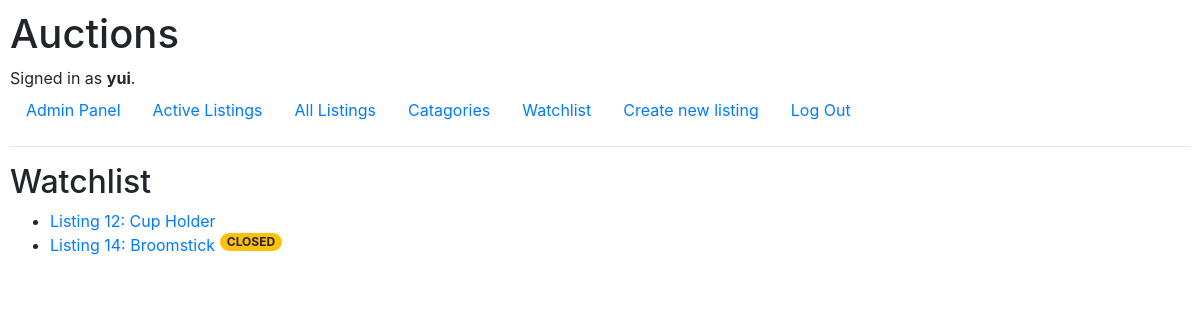
Screenshot of /watchlist (signed in) with the database file from the repository.
### auctions/models.py (models this page shows)
class User(AbstractUser):
    watchlist = models.ManyToManyField('Listing', blank=True, related_name="watchlist")

class Listing(models.Model):
    title = models.CharField(max_length=64)
    description = models.TextField(blank=True)
    price = models.DecimalField(max_digits=7, decimal_places=2)
    image = models.ImageField(blank=True, null=True, upload_to="images/")
    created = models.DateTimeField(auto_now_add=True)
    user = models.ForeignKey(User, on_delete=models.CASCADE)
    active = models.BooleanField(default=True)
    catagory = models.ManyToManyField(Catagory, blank=True, related_name="catagory")
    def __str__(self):
        return f"Listing {self.id}: {self.title}"

### auctions/views.py (the view)
# urls.py: path("watchlist", views.watchlist, name="watchlist"),
@login_required(login_url="auctions:login")
def watchlist(request):
    user = request.user
    listings = user.watchlist.all()
    return render(request, "auctions/watchlist.html", {
        "listings": listings
    })

### auctions/templates/auctions/watchlist.html
{% extends "auctions/layout.html" %}
{% block body %}
    <h2>Watchlist</h2>
    <ul>
        {% for listing in listings %}
        <li>
            <a href="{% url 'auctions:listing' listing.id %} ">{{listing}}</a>
            {% if not listing.active %}
            <span class="badge badge-pill badge-warning align-top text-uppercase">closed</span>
            {% endif %}
        </li>
        {% empty %}
        <li>No watchlist</li>
        {% endfor %}
    </ul>
{% endblock %}

### auctions/templates/auctions/layout.html (shortened to what this page needs)
{% load static %}
<!DOCTYPE html>
<html lang="en">
    <head>
        <link rel="stylesheet" href="https://stackpath.bootstrapcdn.com/bootstrap/4.4.1/css/bootstrap.min.css">
        <link href="{% static 'auctions/styles.css' %}" rel="stylesheet">
    </head>
    <body>
        <h1>Auctions</h1>
        <div>
            {% if user.is_authenticated %}
                Signed in as <strong>{{ user.username }}</strong>.
            {% else %}
                Not signed in.
            {% endif %}
        </div>
        <ul class="nav">
            {% if user.is_superuser %}
                <li class="nav-link">
                    <a href="{% url 'admin:index' %}"> Admin Panel</a>
                </li>
            {% endif %}
                <li class="nav-item">
                    <a class="nav-link" href="{% url 'auctions:index' %}">Active Listings</a>
                </li>
                <li class="nav-item">
                    <a class="nav-link" href="{% url 'auctions:all' %}">All Listings</a>
                </li>
                <li class="nav-item">
                    <a class="nav-link" href="{% url 'auctions:catagories' 0 %} ">Catagories</a>
                </li>
            {% if user.is_authenticated %}
                <li class="nav-link">
                    <a href="{% url 'auctions:watchlist'%} ">Watchlist</a>
                </li>
                <li class="nav-item">
                    <a class="nav-link" href="{% url 'auctions:create' %} ">Create new listing</a>
                </li>
                <li class="nav-item">
                    <a class="nav-link" href="{% url 'auctions:logout' %}">Log Out</a>
                </li>
            {% endif %}
        </ul>
        <hr>
        {% block body %}
        {% endblock %}
    </body>
</html>

### auctions/static/auctions/styles.css (style rules this page uses)
body { padding: 10px; }

### rows the page displays
User: username "yui"
Listing: id+title "Listing 12: Cup Holder"
Listing: id+title "Listing 14: Broomstick", active "CLOSED"
